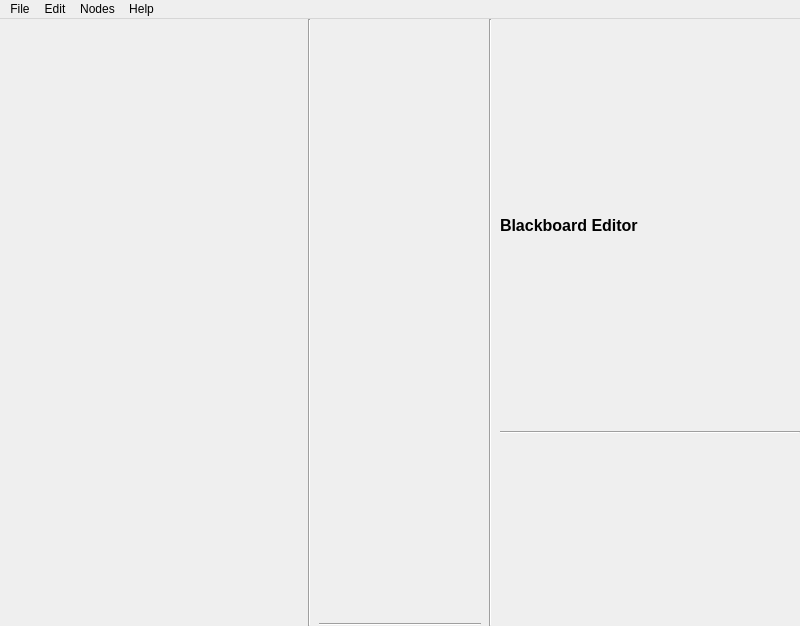
<?xml version="1.0" encoding="UTF-8"?>
<ui version="4.0">
 <class>MainWindow</class>
 <widget class="QMainWindow" name="MainWindow">
  <property name="geometry">
   <rect>
    <x>0</x>
    <y>0</y>
    <width>800</width>
    <height>626</height>
   </rect>
  </property>
  <property name="sizePolicy">
   <sizepolicy hsizetype="Preferred" vsizetype="Preferred">
    <horstretch>0</horstretch>
    <verstretch>0</verstretch>
   </sizepolicy>
  </property>
  <property name="minimumSize">
   <size>
    <width>800</width>
    <height>600</height>
   </size>
  </property>
  <property name="maximumSize">
   <size>
    <width>16777215</width>
    <height>16777215</height>
   </size>
  </property>
  <property name="windowTitle">
   <string>MainWindow</string>
  </property>
  <widget class="QWidget" name="centralwidget">
   <property name="enabled">
    <bool>true</bool>
   </property>
   <property name="sizePolicy">
    <sizepolicy hsizetype="Preferred" vsizetype="Preferred">
     <horstretch>0</horstretch>
     <verstretch>0</verstretch>
    </sizepolicy>
   </property>
   <property name="maximumSize">
    <size>
     <width>16777215</width>
     <height>16777215</height>
    </size>
   </property>
   <layout class="QHBoxLayout" name="horizontalLayout">
    <property name="spacing">
     <number>8</number>
    </property>
    <property name="leftMargin">
     <number>0</number>
    </property>
    <property name="topMargin">
     <number>0</number>
    </property>
    <property name="rightMargin">
     <number>0</number>
    </property>
    <property name="bottomMargin">
     <number>0</number>
    </property>
    <item>
     <widget class="QFrame" name="sidePanelFrame">
      <property name="minimumSize">
       <size>
        <width>300</width>
        <height>600</height>
       </size>
      </property>
      <property name="maximumSize">
       <size>
        <width>300</width>
        <height>16777215</height>
       </size>
      </property>
      <property name="frameShape">
       <enum>QFrame::NoFrame</enum>
      </property>
      <property name="frameShadow">
       <enum>QFrame::Raised</enum>
      </property>
      <layout class="QVBoxLayout" name="verticalLayout_2">
       <property name="spacing">
        <number>8</number>
       </property>
       <property name="leftMargin">
        <number>0</number>
       </property>
       <property name="topMargin">
        <number>0</number>
       </property>
       <property name="rightMargin">
        <number>0</number>
       </property>
       <property name="bottomMargin">
        <number>0</number>
       </property>
      </layout>
     </widget>
    </item>
    <item>
     <widget class="Line" name="line">
      <property name="orientation">
       <enum>Qt::Vertical</enum>
      </property>
     </widget>
    </item>
    <item>
     <layout class="QVBoxLayout" name="verticalLayout">
      <property name="spacing">
       <number>8</number>
      </property>
      <item>
       <widget class="QFrame" name="mainFrame">
        <property name="sizePolicy">
         <sizepolicy hsizetype="Preferred" vsizetype="Expanding">
          <horstretch>0</horstretch>
          <verstretch>0</verstretch>
         </sizepolicy>
        </property>
        <property name="frameShape">
         <enum>QFrame::NoFrame</enum>
        </property>
        <property name="frameShadow">
         <enum>QFrame::Raised</enum>
        </property>
        <layout class="QVBoxLayout" name="verticalLayout_3">
         <property name="spacing">
          <number>8</number>
         </property>
         <property name="leftMargin">
          <number>0</number>
         </property>
         <property name="topMargin">
          <number>0</number>
         </property>
         <property name="rightMargin">
          <number>0</number>
         </property>
         <property name="bottomMargin">
          <number>0</number>
         </property>
        </layout>
       </widget>
      </item>
      <item>
       <widget class="Line" name="line_3">
        <property name="orientation">
         <enum>Qt::Horizontal</enum>
        </property>
       </widget>
      </item>
     </layout>
    </item>
    <item>
     <widget class="Line" name="line_2">
      <property name="orientation">
       <enum>Qt::Vertical</enum>
      </property>
     </widget>
    </item>
    <item>
     <widget class="QFrame" name="blackboardPropertiesFrame">
      <property name="minimumSize">
       <size>
        <width>300</width>
        <height>0</height>
       </size>
      </property>
      <property name="maximumSize">
       <size>
        <width>500</width>
        <height>16777215</height>
       </size>
      </property>
      <property name="frameShape">
       <enum>QFrame::NoFrame</enum>
      </property>
      <property name="frameShadow">
       <enum>QFrame::Raised</enum>
      </property>
      <layout class="QVBoxLayout" name="blackboardPropertiesFrameLayout" stretch="0,0">
       <property name="spacing">
        <number>4</number>
       </property>
       <property name="leftMargin">
        <number>0</number>
       </property>
       <property name="topMargin">
        <number>4</number>
       </property>
       <property name="rightMargin">
        <number>0</number>
       </property>
       <property name="bottomMargin">
        <number>0</number>
       </property>
       <item>
        <widget class="QLabel" name="blackboardPropertiesTitle">
         <property name="maximumSize">
          <size>
           <width>16777215</width>
           <height>20</height>
          </size>
         </property>
         <property name="font">
          <font>
           <pointsize>12</pointsize>
           <weight>75</weight>
           <bold>true</bold>
          </font>
         </property>
         <property name="text">
          <string>Blackboard Editor</string>
         </property>
        </widget>
       </item>
       <item>
        <widget class="Line" name="line_4">
         <property name="orientation">
          <enum>Qt::Horizontal</enum>
         </property>
        </widget>
       </item>
      </layout>
     </widget>
    </item>
   </layout>
  </widget>
  <widget class="QMenuBar" name="menubar">
   <property name="geometry">
    <rect>
     <x>0</x>
     <y>0</y>
     <width>800</width>
     <height>26</height>
    </rect>
   </property>
   <widget class="QMenu" name="menuFile">
    <property name="title">
     <string>File</string>
    </property>
   </widget>
   <widget class="QMenu" name="menuEdit">
    <property name="title">
     <string>Edit</string>
    </property>
   </widget>
   <widget class="QMenu" name="menuNodes">
    <property name="title">
     <string>Nodes</string>
    </property>
   </widget>
   <widget class="QMenu" name="menuHelp">
    <property name="title">
     <string>Help</string>
    </property>
   </widget>
   <addaction name="menuFile"/>
   <addaction name="menuEdit"/>
   <addaction name="menuNodes"/>
   <addaction name="menuHelp"/>
  </widget>
 </widget>
 <resources>
  <include location="../Resources/icons.qrc"/>
  <include location="../Resources/style.qrc"/>
 </resources>
 <connections/>
</ui>
